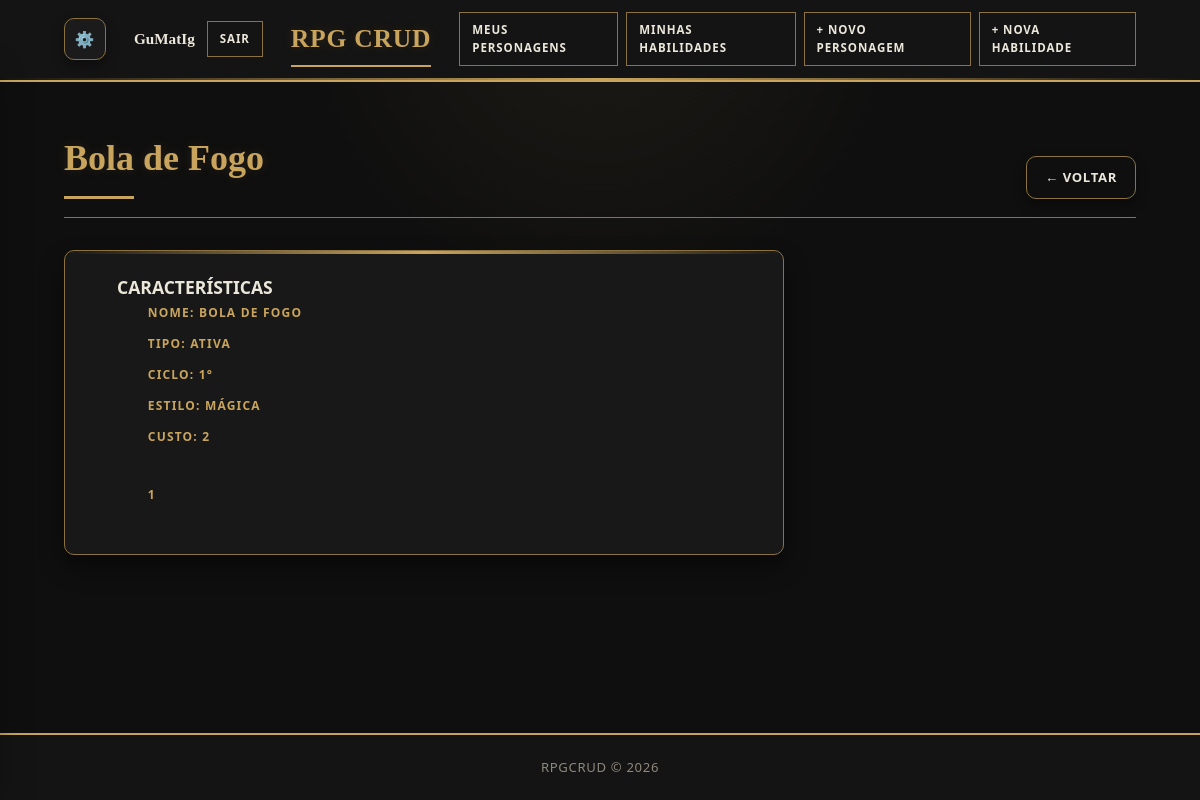
The page /pages/habilidade_espiar.php?id=30 (signed in) on the database its author committed.
### tables this page shows
CREATE TABLE `habilidade` (
  `id_usuario` int(11) DEFAULT NULL,
  `id` int(11) NOT NULL,
  `nome` varchar(100) DEFAULT NULL,
  `tipo` varchar(100) DEFAULT NULL,
  `ciclo` int(11) DEFAULT NULL,
  `estilo` varchar(40) DEFAULT NULL,
  `custo` int(11) DEFAULT NULL,
  `dano` varchar(30) DEFAULT NULL,
  `buff` varchar(30) DEFAULT NULL,
  `alcance` varchar(30) DEFAULT NULL,
  `area` varchar(30) DEFAULT NULL,
  `duracao` tinyint(4) DEFAULT NULL,
  `pontos` int(3) DEFAULT NULL,
  `descricao` text DEFAULT NULL,
  `deletado` tinyint(1) NOT NULL DEFAULT 0
);

### config/database.php (called while the page is built, shortened)
<?php
function getConexao(): PDO {
    $dsn = "mysql:host=" . DB_HOST . ";dbname=" . DB_NAME . ";charset=" . DB_CHARSET;
    $opcoes = [
        PDO::ATTR_ERRMODE            => PDO::ERRMODE_EXCEPTION,
        PDO::ATTR_DEFAULT_FETCH_MODE => PDO::FETCH_ASSOC,
        PDO::ATTR_EMULATE_PREPARES   => false,
    ];
    return new PDO($dsn, DB_USER, DB_PASS, $opcoes);
}

### repository/HabilidadeRepository.php (called while the page is built, shortened)
<?php
require_once __DIR__ . '/../config/database.php';
require_once __DIR__ . '/../entity/Habilidade.php';
class HabilidadeRepository {
    private PDO $pdo;
    public function __construct() {
        $this->pdo = getConexao();
    }
    public function buscarPorId(int $id): ?Habilidade {
        $stmt = $this->pdo->prepare('SELECT * FROM habilidade WHERE id = :id LIMIT 1');
        $stmt->execute([':id' => $id]);
        $dados = $stmt->fetch();
        if ($dados) {
            return new Habilidade($dados);
        }
        return null;
    }
}

### entity/Habilidade.php (called while the page is built, shortened)
<?php
class Habilidade {
    private string $nome;
    private string $tipo;
    private int    $ciclo;
    private string $estilo;
    private int    $custo;
    private string $descricao;
    public function __construct(array $dados) {
        $this->nome              =        $dados['nome']        ?? '';
        $this->tipo              =        $dados['tipo']        ?? '';
        $this->ciclo             = (int) ($dados['ciclo']       ?? 0);
        $this->estilo            =        $dados['estilo']      ?? '';
        $this->custo             = (int) ($dados['custo']       ?? 0);
        $this->descricao         =        $dados['descricao']   ?? '';
    }
    public function getNome():            string { return $this->nome; }
    public function getTipo():            string { return $this->tipo; }
    public function getCiclo():           int    { return $this->ciclo; }
    public function getEstilo():          string { return $this->estilo; }
    public function getCusto():           int    { return $this->custo; }
    public function getDescricao():       string { return $this->descricao; }
}

### pages/habilidade_espiar.php (the view, shortened to what this page needs)
<?php
require_once __DIR__ . '/../repository/HabilidadeRepository.php';
$repo = new HabilidadeRepository();
$id = 0;
if (isset($_GET['id'])) {
  $id = (int) $_GET['id'];
}
$habilidade = null;
if ($id > 0) {
  $habilidade = $repo->buscarPorId($id);
}
require_once __DIR__ . '/../includes/header.php';
?>
<div class="page-header">
  <h2><?= $habilidade->getNome(); ?></h2>
  <a href="index.php" class="btn btn-ghost">← Voltar</a>
</div>
<div class="form-card">
  <div class="form-group">
      <h3 for="caracteristicas">CARACTERÍSTICAS</h3>
      <div class="form-group2">
        <label for="nome">Nome: <?= $habilidade->getNome() ?></label>
      </div>
      <div class="form-group2">
        <label for="tipo">Tipo: <?= $habilidade->getTipo() ?></label>
      </div>
      <div class="form-group2">
        <label for="ciclo">Ciclo: <?= $habilidade->getCiclo() ?>°</label>
      </div>
      <div class="form-group2">
        <label for="estilo">Estilo: <?= $habilidade->getEstilo() ?></label>
      </div>
      <div class="form-group2">
        <label for="custo">Custo: <?= $habilidade->getCusto() ?></label>
      </div>
  </div>
  <div class="form-group">
    <div class="form-group2">
      <label for="descricao"> <?= $habilidade->getDescricao() ?></label>
    </div>
  </div>
</div>
<?php require_once __DIR__ . '/../includes/footer.php'; ?>

### assets/style.css (style rules this page uses)
*, *::before, *::after { box-sizing: border-box; margin: 0; padding: 0; }
html { min-height: 100%; }
body { position: relative; isolation: isolate; min-height: 100vh; display: flex; flex-direction: column; color: var(--ink); background: radial-gradient( circle at top, color-mix(in srgb, var(--cor-principal) 8%, transparent), transparent 30% ), #0f0f0f; font-family: "Trebuchet MS", "Segoe UI", system-ui, sans-serif; font-size: 15px; line-height: 1.6; }
a { color: var(--cor-principal); text-decoration: none; transition: .2s; }
.page-header { display: flex; align-items: flex-end; justify-content: space-between; gap: 18px; margin-bottom: 32px; padding-bottom: 18px; border-bottom: 1px solid var(--cor-principal-dark); }
.page-header h2 { position: relative; color: var(--cor-principal); font-family: Georgia, "Times New Roman", serif; font-size: clamp(2rem, 3vw, 2.8rem); font-weight: 700; }
.page-header h2::after { content: ""; display: block; width: 70px; height: 3px; margin-top: 8px; background: var(--cor-principal); }
.btn { display: inline-flex; align-items: center; justify-content: center; gap: 8px; min-height: 42px; padding: 10px 18px; border: 1px solid var(--cor-principal-dark); border-radius: var(--radius); background: #1b1b1b; color: var(--ink); font-size: .82rem; font-weight: 900; letter-spacing: .05em; text-transform: uppercase; text-decoration: none; cursor: pointer; transition: transform .15s ease, background .15s ease, border-color .15s ease, color .15s ease; box-shadow: var(--shadow-sm); }
.btn-ghost { background: transparent; }
.form-card, .confirm-card, .login-card, .form-pericias { position: relative; background: #181818; border: 1px solid var(--cor-principal-dark); border-radius: var(--radius); box-shadow: var(--shadow); }
.form-card::before, .confirm-card::before, .login-card::before, .form-pericias::before { content: ""; position: absolute; top: 0; left: 0; right: 0; height: 3px; background: linear-gradient( 90deg, transparent, var(--cor-principal), transparent ); }
.form-card, .form-pericias { max-width: 720px; padding: 18px; }
.form-group, .div-pericia { margin-left: 5%; margin-right: 5%; margin-bottom: 18px; padding-top: 4px; padding-bottom: 4px; }
.form-group2 { margin-left: 5%; padding-top: 2px; padding-bottom: 2px; }
.form-group label, .form-pericias label { display: block; margin-bottom: 8px; color: var(--cor-principal); font-size: .75rem; font-weight: 900; letter-spacing: .1em; text-transform: uppercase; }
.page-header h2, .login-logo, .logo { text-shadow: 0 0 12px color-mix(in srgb, var(--cor-principal) 15%, transparent); }

### rows shown on the page
habilidade: nome "Bola de Fogo", nome "BOLA DE FOGO", tipo "ATIVA", ciclo "1", estilo "MÁGICA", custo "2", descricao "1"

### other values the page prints
$nomeUser "GuMatIg"
